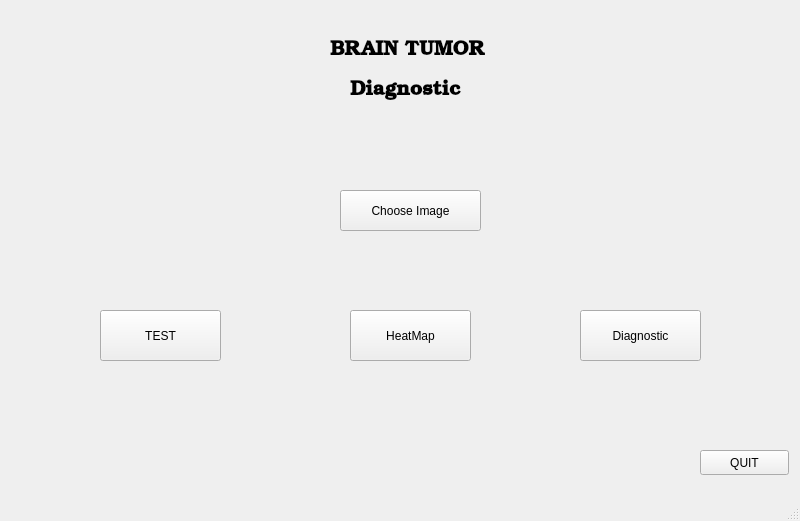
<?xml version="1.0" encoding="UTF-8"?>
<ui version="4.0">
 <class>MainWindow</class>
 <widget class="QMainWindow" name="MainWindow">
  <property name="geometry">
   <rect>
    <x>0</x>
    <y>0</y>
    <width>800</width>
    <height>521</height>
   </rect>
  </property>
  <property name="windowTitle">
   <string>MainWindow</string>
  </property>
  <widget class="QWidget" name="centralwidget">
   <widget class="QPushButton" name="pushButton">
    <property name="geometry">
     <rect>
      <x>340</x>
      <y>190</y>
      <width>141</width>
      <height>41</height>
     </rect>
    </property>
    <property name="text">
     <string>Choose Image</string>
    </property>
   </widget>
   <widget class="QPushButton" name="pushButton_2">
    <property name="geometry">
     <rect>
      <x>100</x>
      <y>310</y>
      <width>121</width>
      <height>51</height>
     </rect>
    </property>
    <property name="text">
     <string>TEST</string>
    </property>
   </widget>
   <widget class="QPushButton" name="pushButton_3">
    <property name="geometry">
     <rect>
      <x>350</x>
      <y>310</y>
      <width>121</width>
      <height>51</height>
     </rect>
    </property>
    <property name="text">
     <string>HeatMap</string>
    </property>
   </widget>
   <widget class="QPushButton" name="pushButton_4">
    <property name="geometry">
     <rect>
      <x>580</x>
      <y>310</y>
      <width>121</width>
      <height>51</height>
     </rect>
    </property>
    <property name="text">
     <string>Diagnostic</string>
    </property>
   </widget>
   <widget class="QLabel" name="label">
    <property name="geometry">
     <rect>
      <x>330</x>
      <y>30</y>
      <width>181</width>
      <height>41</height>
     </rect>
    </property>
    <property name="font">
     <font>
      <family>URW Bookman L</family>
      <pointsize>15</pointsize>
      <weight>75</weight>
      <bold>true</bold>
     </font>
    </property>
    <property name="text">
     <string>BRAIN TUMOR </string>
    </property>
   </widget>
   <widget class="QLabel" name="label_2">
    <property name="geometry">
     <rect>
      <x>350</x>
      <y>70</y>
      <width>141</width>
      <height>41</height>
     </rect>
    </property>
    <property name="font">
     <font>
      <family>URW Bookman L</family>
      <pointsize>15</pointsize>
      <weight>75</weight>
      <bold>true</bold>
     </font>
    </property>
    <property name="text">
     <string>Diagnostic</string>
    </property>
   </widget>
   <widget class="QPushButton" name="pushButton_5">
    <property name="geometry">
     <rect>
      <x>700</x>
      <y>450</y>
      <width>89</width>
      <height>25</height>
     </rect>
    </property>
    <property name="text">
     <string>QUIT</string>
    </property>
   </widget>
  </widget>
  <widget class="QStatusBar" name="statusbar"/>
 </widget>
 <resources/>
 <connections/>
</ui>
